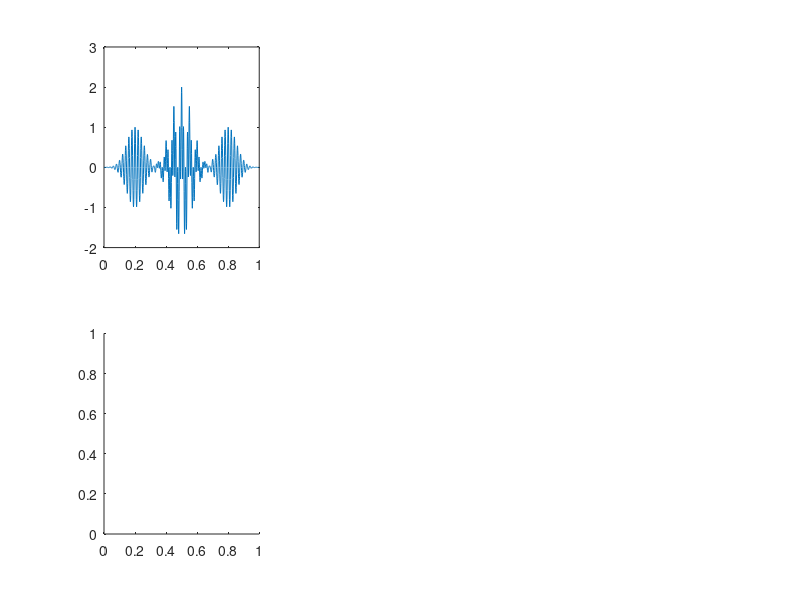

Write the MATLAB code that produced this figure. (Note: this script raises an error after producing the figure.)
Fs = 1000;
dt = 1/Fs;
t = 0:dt:1;

x1 = exp(-35*pi*(t-0.5).^2).*cos(40*pi*t)...
   + exp(-35*pi*(t-0.5).^2).*cos(160*pi*t)...
   + exp(-55*pi*(t-0.2).^2).*cos(100*pi*t)...
   + exp(-55*pi*(t-0.8).^2).*cos(100*pi*t);

x2 = cos(20*pi*log(10*t+1)) + cos(48*pi*t+8*pi*t.^2);

x3 = cos(2*pi*100*t); x3(t>.5) = 0;
temp = cos(2*pi*400*t);
temp((t<=0.08)|(t>=.220)) = 0;
x3 = x3 + temp;
temp = cos(2*pi*200*t);
temp(t<=0.5) = 0;
x3 = x3 + temp;

figure;
subplot(2,3,1);
plot(t,x1);
subplot(2,3,4);
[S,f] = sig.fst(x1,'Fs',Fs,'fpass',[0 150]);
imagesc(t,f,abs(S)); set(gca,'ydir','normal');
subplot(2,3,2);
plot(t,x2);
subplot(2,3,5);
[S,f] = sig.fst(x2,'Fs',Fs,'fpass',[0 150]);
imagesc(t,f,abs(S)); set(gca,'ydir','normal');
subplot(2,3,3);
plot(t,x3);
subplot(2,3,6);
[S,f] = sig.fst(x3,'Fs',Fs,'fpass',[0 500]);
imagesc(t,f,abs(S)); set(gca,'ydir','normal');

x = x1 + .0*randn(size(x3));
st = @(params) sig.fst(x,'Fs',Fs,'fpass',[0 150],'params',params);
[X,FVAL,EXITFLAG,OUTPUT] = ...
   fminsearch(@(params) -cm(feval(st,params)),[1/numel(x) 4*var(x)],struct('Display','iter'));

options = optimoptions(@fmincon,'Algorithm','Active-set','Display','iter');
[X,FVAL,EXITFLAG,OUTPUT] = ...
   fmincon(@(params) -cm(feval(st,params)),[1/numel(x) 4*var(x)],...
   [],[],[],[],[0 0],[3 3],[],options);
[X,FVAL,EXITFLAG,OUTPUT] = ...
   fmincon(@(params) -cm(feval(st,params)),[0.1 0.1 0.1 0.1],...
   [],[],[],[],[0 0 0 0],[3 3 3 3],[],options);
[X,FVAL,EXITFLAG,OUTPUT] = ...
   fmincon(@(params) -cm(feval(st,params)),[1],...
   [],[],[],[],[0],[10],[],options);
% 
% X = ga(@(params) -cm(feval(st,params)),3,[],[],[],[],[0 0 0],[3 3 3])
%[X,FVAL] = simulannealbnd(@(params) -cm(feval(st,params)),[1/numel(x) 4*var(x)],[0 0],[1 1],struct('Display','iter'))
%[X,FVAL] = particleswarm(@(params) -cm(feval(st,params)),2,[0 0],[1 1])

figure;
subplot(1,2,1);
S = feval(st,1);
imagesc(t,f,abs(S)); set(gca,'ydir','normal');
subplot(1,2,2);
S = feval(st,X);
imagesc(t,f,abs(S)); set(gca,'ydir','normal');
